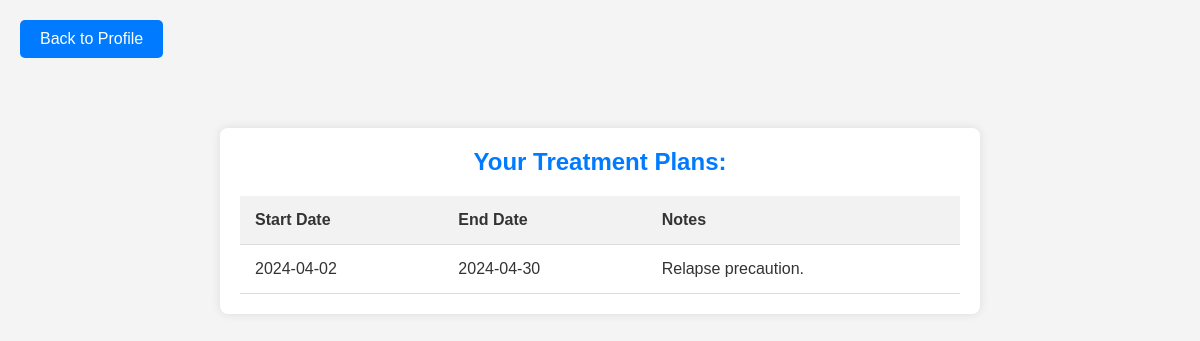
/patient_treatment.php (signed in), run on the app's committed database.
### tables this page shows
CREATE TABLE Treatment (
    id INT AUTO_INCREMENT PRIMARY KEY,
    patient_id INT,
    start_date DATE NOT NULL,
    end_date DATE NOT NULL,
    notes TEXT,
    FOREIGN KEY (patient_id) REFERENCES Patient(id)
);

### patient_treatment.php (the view, shortened to what this page needs)
<?php
$loggedInUser = $_SESSION['login_user'];
$servername = "localhost";
$username = "root";
$password = "";
$dbname = "rehab";
$conn = new mysqli($servername, $username, $password, $dbname);
$sql = "SELECT * FROM Treatment WHERE patient_id = (
    SELECT id FROM Patient WHERE username = '$loggedInUser'
)";
$result = $conn->query($sql);
?>
<!DOCTYPE html>
<html lang="en">
<head>
</head>
<body>
    <a href="patient_welcome.php" class="button">Back to Profile</a>
    <div class="container">
        <h2>Your Treatment Plans:</h2>
        <table>
            <thead>
                <tr>
                    <th>Start Date</th>
                    <th>End Date</th>
                    <th>Notes</th>
                </tr>
            </thead>
            <tbody>
                <?php
                if ($result->num_rows > 0) {
                    while($row = $result->fetch_assoc()) {
                        echo "<tr><td>".$row["start_date"]."</td><td>".$row["end_date"]."</td><td>".$row["notes"]."</td></tr>";
                    }
                } else {
                    echo "<tr><td colspan='3' class='no-treatment'>No treatment plan found</td></tr>";
                }
                ?>
            </tbody>
        </table>
    </div>
</body>
</html>

### patient_treatment.php (style rules this page uses)
body { font-family: Arial, sans-serif; background-color: #f4f4f4; margin: 0; padding: 0; color: #333; }
.container { width: 60%; margin: 50px auto; background-color: #fff; padding: 20px; border-radius: 8px; box-shadow: 0 0 10px rgba(0, 0, 0, 0.1); }
h2 { margin-top: 0; text-align: center; color: #007bff; }
table { width: 100%; border-collapse: collapse; }
th, td { padding: 15px; border-bottom: 1px solid #ddd; text-align: left; }
th { background-color: #f2f2f2; color: #333; font-weight: bold; }
.button { background-color: #007bff; color: #fff; border: none; padding: 10px 20px; border-radius: 5px; text-decoration: none; display: inline-block; margin-bottom: 20px; margin-top: 20px; margin-left: 20px; cursor: pointer; }

### data on the page
treatment: start_date "2024-04-02", end_date "2024-04-30", notes "Relapse precaution."
